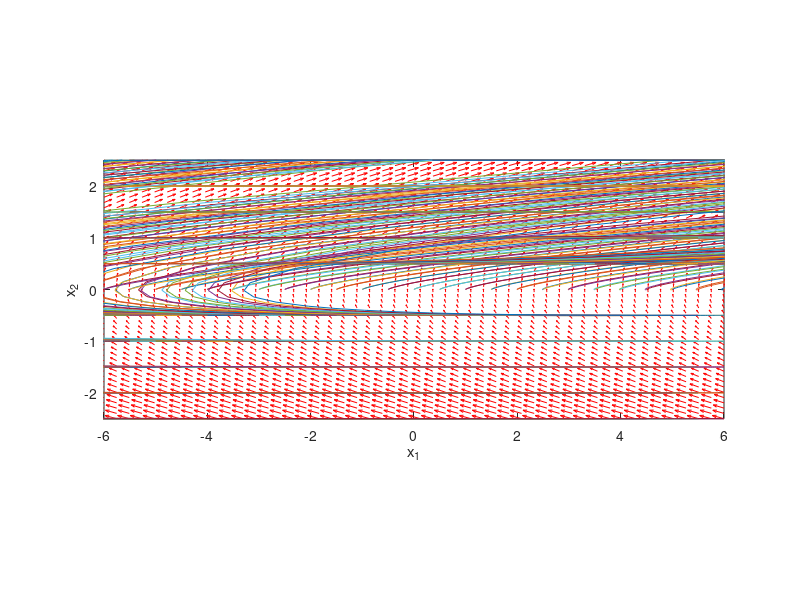

Write MATLAB code to recreate this figure.
% hw 3
% prob 2
% http://matlab.cheme.cmu.edu/2011/08/09/phase-portraits-of-a-system-of-odes/

clear all; close all; clc

%%

f_0 = 50;
H_1 = 6;
H_2 = 6;
S_B = 115000;
k = 1.5;
D = (1/k);
%P_m = ;
%P_load = ;
P_delta = 3000;
P_loss = 0;
V_1 = 1;
V_2 = 1;
V_3 = 3;

M_1 = (2*H_1*S_B)/(2*pi*f_0);
M_2 = (2*H_2*S_B)/(2*pi*f_0);

B_1 = f_0/(2*H_1*S_B);
B_2 = f_0/(2*H_2*S_B);
B_3 = 0;

%A = -(f_0/(2*H*S_B*D_load))
%B = (f_0/(2*H*S_B))*(P_delta - P_loss)

A1 = P_delta/M_1;
B1 = -k/M_1;
C1 = -(V_1*V_2*B_2)/M_1;
D1 = -(V_1*V_3*B_3)/M_1;

A2 = P_delta/M_2;
B2 = -k/M_2;
C2 = -(V_2*V_1*B_1)/M_2;
D2 = -(V_2*V_3*B_3)/M_2;


% f = @(t,X) [X(2); X(1) - X(1).^3 - delta*X(2)]; % + X(1).^2*X(2)]; % IT  WORKED FOR THIS ONE
%f = @(t,X) [X(2); A*X(1)+B];

f1 = @(t,X) [X(2); A1 + B1*X(2) + C1*sin(X(1) - X(3)) + D1*sin(X(1)); X(4); A2 + B2*X(3) + C2*sin(X(3) - X(1)) + D2*sin(X(3))];

% function from http://ieeexplore.ieee.org/stamp/stamp.jsp?arnumber=1086115
%f = @(t,X) [X(2); -0.7143*X(2) + 0.234 - 0.0633*sin(X(1) + 0.0405) - 0.582*sin(X(1) + 0.4103)];

% To generate the phase portrait, we need to compute the derivatives $y_1'$ and $y_2'$ 
% at $t=0$ on a grid over the range of values for $y_1$ and $y_2$ we are interested in. 
% We will plot the derivatives as a vector at each (y1, y2) which will show us the initial 
% direction from each point. We will examine the solutions over the range -2 < y1 < 8, and 
% -2 < y2 < 2 for y2, and create a grid of 20x20 points.

y1 = linspace(-6,6,50);
y2 = linspace(-2.5,2.5,50);

[x,y] = meshgrid(y1,y2);
size(x);
size(y);

% computing the vector field

u = zeros(size(x));
v = zeros(size(x));

% we can use a single loop over each element to compute the derivatives at
% each point (y1, y2)
t=0; % we want the derivatives at each point at t=0, i.e. the starting time

for i = 1:numel(x)
    Yprime = f1(t,[x(i);y(i);x(i);y(i)]);
    u(i) = Yprime(1);
    v(i) = Yprime(2);
end

quiver(x,y,u,v,'r'); figure(gcf)
xlabel('x_1')
ylabel('x_2')
axis tight equal;

%% PLOT SOLUTIONS

hold on
for y10 = [-6 -5.5 -5 -4.5 -4 -3.5 -3 -2.5 -2 -1.5 -1 -0.5 0 0.5 1 1.5 2 2.5 3 3.5 4 4.5 5 5.5 6]
for y20 =  [-2.5 -2 -1.5 -1 -0.5 0 0.5 1 1.5 2 2.5] %[0 0.5 1 1.5 2 2.5]
    [ts,ys] = ode45(f1,[0,500],[y10;y20;0;0]); % [-0.5;y20] % t= 0.5 % [-1.5;y20]
    plot(ys(:,1)-ys(:,3),ys(:,2)-ys(:,4))
    [ts,ys] = ode45(f1,[0,500],[0;0;y10;y20]); % [-0.5;y20] % t= 0.5 % [-1.5;y20]
    plot(ys(:,1)-ys(:,3),ys(:,2)-ys(:,4))
    ylim([-2.5, 2.5])
    xlim([-6, 6])
    %plot(ys(1,1),ys(1,2),'bo') % starting point
    %plot(ys(end,1),ys(end,2),'ks') % ending point
end
end
hold off
